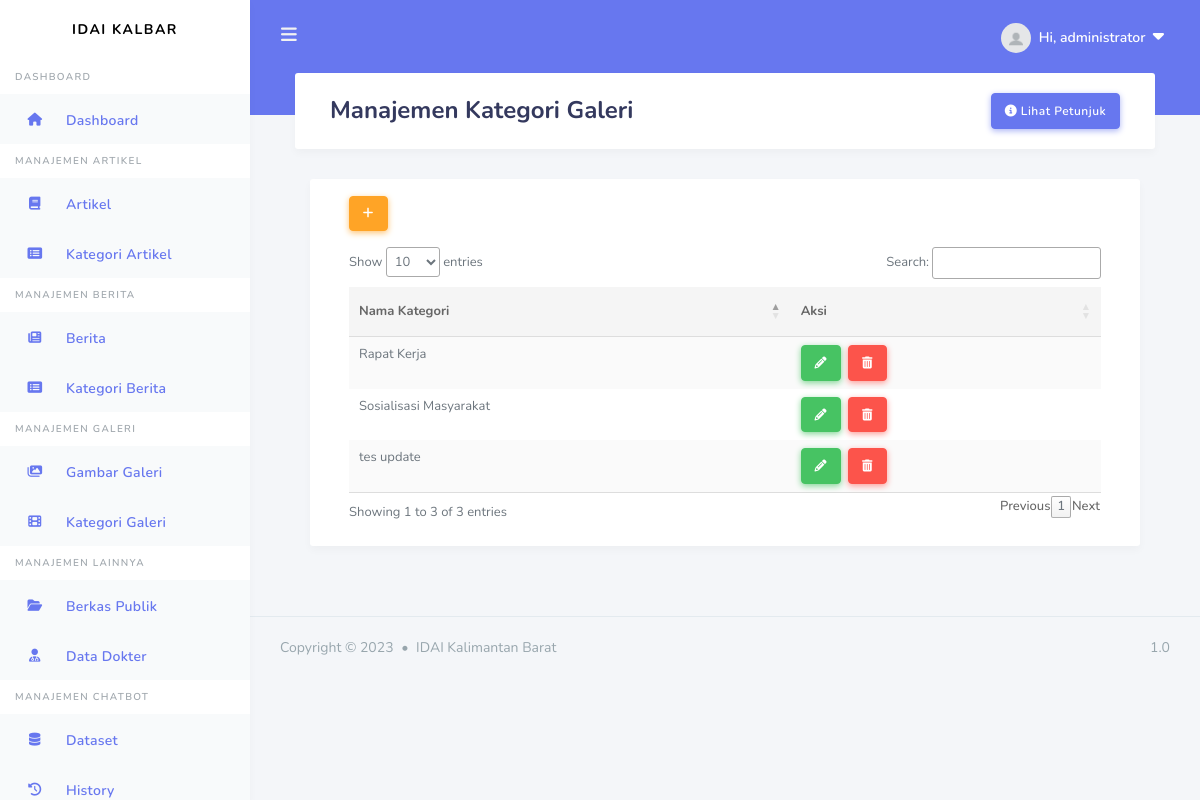
The page /admin/kategori-galeri (signed in) on the database as committed earlier.
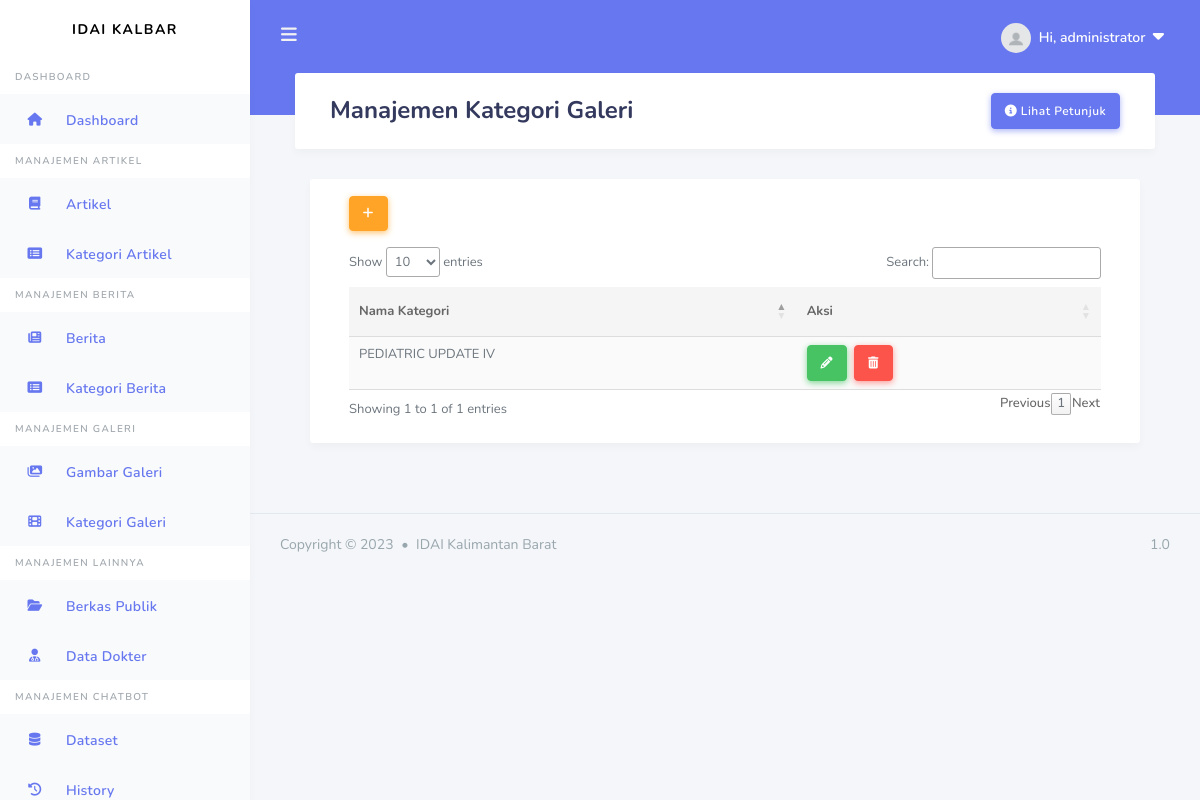
The same page on the database as committed later.
### apps/models.py (models this page shows, shortened)
class User(db.Model, UserMixin):
    id = db.Column(db.Integer, primary_key=True)
    username = db.Column(db.String(20), unique=True, nullable=False)
    email = db.Column(db.String(100), unique=True, nullable=False)
    image_file = db.Column(db.String(20), nullable=False, default='default.jpg')
    password = db.Column(db.String(20), nullable=False)
    articles = db.relationship('Article', backref='author', lazy=True)
    news = db.relationship('News', backref='author', lazy=True)
    galleries = db.relationship('Gallery', backref='author', lazy=True)
    image_galleries = db.relationship('Images_Gallery', backref='author', lazy=True)
    berkas = db.relationship('DataDokter', backref='owner', lazy=True, uselist=False)
    roles_id = db.Column(db.Integer, db.ForeignKey('roles.id'), nullable=False, default=2)

class Gallery(db.Model):
    id = db.Column(db.Integer, primary_key=True)
    title = db.Column(db.String(100), nullable=False)
    date_posted = db.Column(db.DateTime, nullable=False, default=datetime.utcnow)
    slug = db.Column(db.Text, nullable=False, unique=True)
    description = db.Column(db.String(100))
    user_id = db.Column(db.Integer, db.ForeignKey('user.id'), nullable=False)
    images = db.relationship('Images_Gallery', backref='gallery')

### apps/galleries/routes.py (the view)
@galleries.route("/admin/kategori-galeri", methods=['GET', 'POST'])
@login_required
def new_gallery():
    form = GalleryForm()
    galls = Gallery.query.all()
    if form.validate_on_submit():
        gall = Gallery(title=form.title.data, author=current_user, slug = slugify(request.form.get("title")))
        db.session.add(gall)
        db.session.commit()
        flash('Your Image Gallery has been added!', 'primary')
        return redirect(url_for('galleries.new_gallery'))
    return render_template('users/admin/galleries/galeri_kategori.html', form=form, galls=galls, title='Kategori Galeri')

### apps/galleries/forms.py
class GalleryForm(FlaskForm):
    title = StringField('Nama Galeri', validators=[DataRequired()])
    submit = SubmitField('Simpan Galeri')

### apps/models.py (called while the page is built)
@login_manager.user_loader
def load_user(user_id):
    return User.query.get(int(user_id))

### apps/templates/users/admin/galleries/galeri_kategori.html (shortened to what this page needs)
{% extends "layouts/base_dashboard.html" %}
{% block header %}
<div class="container">
    <h1>Manajemen {{ title }}</h1>
    <button type="button" class="btn btn-primary float-right" data-toggle="modal" data-target="#modalll">
        <i class="fa-solid fa-circle-info"></i>&nbsp;Lihat Petunjuk
    </button>
</div>
{% endblock header %}
{% block content %}
<div class="container">
    <div class="row">
      <div class="col-12 col-md-12 col-lg-12">
        <div class="card">
          <section class="section m-4">
            <div class="container mb-3">
                <button type="button" class="btn btn-warning btn-md" data-placement="top" title="Add" data-toggle="modal" data-target="#exampleModal">
                    <i class="fa-solid fa-plus"></i>
                </button>
            </div>
            <div class="container">
                <table id="data" class="table table-striped table-hover">
                    <thead>
                        <tr>
                            <th scope="col">Nama Kategori</th>
                            <th scope="col">Aksi</th>
                        </tr>
                        </thead>
                        <tbody>
                        {% for g in galls %}
                        <tr>
                            <td>{{ g.title }}</td>
                            <td>
                                <div>
                                    <button type="button" class="btn btn-success btn-md mr-1" data-toggle="modal" data-target="#updateModal{{g.id}}" title="Edit">
                                        <i class="fa-solid fa-pencil"></i>
                                    </button>
                                    <button type="button" class="btn btn-md btn-danger " data-toggle="modal" data-target="#deleteModal{{g.id}}" title="Delete">
                                        <i class="fa-solid fa-trash-can"></i>
                                    </button>
                                </div>
                            </td>
                        </tr>
                        {% endfor %}
                        </tbody>
                </table>
            </div>
          </section>
        </div>
      </div>
    </div>
</div>
{% endblock content%}

### apps/templates/layouts/base_dashboard.html (shortened to what this page needs)
<!DOCTYPE html>
<html lang="en">
<head>
  <link rel="stylesheet" type="text/css" href="https://cdn.datatables.net/1.12.1/css/jquery.dataTables.min.css">
  <link rel="stylesheet" href="https://maxcdn.bootstrapcdn.com/bootstrap/4.5.2/css/bootstrap.min.css">
  <link rel="stylesheet" href="https://cdn.jsdelivr.net/npm/bootstrap-select@1.14.0-beta3/dist/css/bootstrap-select.min.css">
  <link rel="stylesheet" href="{{ url_for ('static', filename='assets/css/styleDashboard.css') }}">
  <link rel="stylesheet" href="{{ url_for ('static', filename='assets/css/components.css') }}">
  <link rel="stylesheet" href="{{ url_for ('static', filename='assets/css/custom.css') }}">
</head>
<body>
  {% include 'includes/header.html' %}
  {% include 'includes/sidebar.html' %}
  <div class="main-content">
    <div class="col-md">
        <section class="section">
            <div class="section-header">
              {% block header %}{% endblock header %}
            </div>
            <div class="section-body">
            {% block content %}{% endblock content %}
            </div>
        </section>
    </div>
</div>
  {% block footer %}
  <footer class="main-footer">
      <div class="footer-left">
        Copyright &copy; 2023 <div class="bullet"></div>  IDAI Kalimantan Barat
      </div>
      <div class="footer-right">
        1.0
      </div>
  </footer>
  {% endblock footer %}
</body>
</html>

### apps/templates/includes/header.html (shortened to what this page needs)
<div class="navbar-bg"></div>
    <nav class="navbar navbar-expand-lg main-navbar">
      <form class="form-inline mr-auto">
        <ul class="navbar-nav mr-3">
          <li><a href="#" data-toggle="sidebar" class="nav-link nav-link-lg"><i class="fas fa-bars"></i></a></li>
        </ul>
      </form>
      <ul class="navbar-nav navbar-right">
        <li class="dropdown"><a href="#" data-toggle="dropdown" class="nav-link notification-toggle nav-link-lg nav-link-user"><img src="{{ url_for ('static', filename='assets/img/profile_pics/default.jpg') }}" alt="" class="rounded-circle mr-1">
          <div class="d-sm-none d-lg-inline-block">Hi, {{ current_user.username}} &nbsp;<small><i class="fa-solid fa-caret-down"></i></small></div></a>
        </li>
      </ul>
    </nav>

### apps/templates/includes/sidebar.html (shortened to what this page needs)
<div class="main-sidebar">
    <aside id="sidebar-wrapper">
        <div class="sidebar-brand">
            <a href="#">IDAI KALBAR</a>
        </div>
    {% if roles == 'Dokter' %}
    <ul class="sidebar-menu">
        <li class="menu-header">Dashboard</li>
        <li class="nav-item dropdown active">
            <a href="{{ url_for('users.dokter')}}" class="nav-link"><i class="fas fa-solid fa-house"></i><span>Dashboard</span></a>
        </li>
    </ul>
    <ul class="sidebar-menu">
        <li class="menu-header">Manajemen Data Pribadi</li>
        <li class="nav-item dropdown active">
            <a href="{{ url_for('doctors.tambah_data')}}" class="nav-link"><i class="fas fa-solid fa-book"></i><span>Data Pribadi</span></a>
        </li>
    </ul>
    {% if data_valid == True %}
    <ul class="sidebar-menu">
        <li class="menu-header">Data Dokter Terdaftar</li>
        <li class="nav-item dropdown active">
            <a href="{{ url_for('doctors.data_dokter')}}" class="nav-link"><i class="fas fa-solid fa-book"></i><span>Data Dokter</span></a>
        </li>
    </ul>
    {% endif %}
    {% else %}
        <ul class="sidebar-menu">
            <li class="menu-header">Dashboard</li>
            <li class="nav-item dropdown active">
                <a href="{{ url_for('users.admin')}}" class="nav-link"><i class="fas fa-solid fa-house"></i><span>Dashboard</span></a>
            </li>
        </ul>
        <ul class="sidebar-menu">
            <li class="menu-header">Manajemen Artikel</li>
            <li class="nav-item dropdown active">
                <a href="{{ url_for('articles.article_admin')}}" class="nav-link"><i class="fas fa-solid fa-book"></i><span>Artikel</span></a>
            </li>
            <li class="nav-item dropdown active">
                <a href="{{ url_for('articles.new_category')}}" class="nav-link"><i class="fas fa-regular fa-rectangle-list"></i><span>Kategori Artikel</span></a>
            </li>
        </ul>
        <ul class="sidebar-menu">
            <li class="menu-header">Manajemen Berita</li>
            <li class="nav-item dropdown active">
                <a href="{{ url_for('news.news_admin')}}" class="nav-link"><i class="fas fa-regular fa-newspaper"></i><span>Berita</span></a>
            </li>
            <li class="nav-item dropdown active">
                <a href="{{ url_for('news.new_category')}}" class="nav-link"><i class="fas fa-regular fa-rectangle-list"></i><span>Kategori Berita</span></a>
            </li>
        </ul>
        <ul class="sidebar-menu">
            <li class="menu-header">Manajemen Galeri</li>
            <li class="nav-item dropdown active">
                <a href="{{ url_for('galleries.new_image')}}" class="nav-link"><i class="fas fa-regular fa-images"></i><span>Gambar Galeri</span></a>
            </li>
            <li class="nav-item dropdown active">
                <a href="{{ url_for('galleries.new_gallery')}}" class="nav-link"><i class="fas fa-solid fa-film"></i><span>Kategori Galeri</span></a>
            </li>
        </ul>
        <ul class="sidebar-menu">
            <li class="menu-header">Manajemen Lainnya</li>
            <li class="nav-item dropdown active">
                <a href="{{ url_for('files.new_files')}}" class="nav-link"><i class="fas fa-regular fa-folder-open"></i><span>Berkas Publik</span></a>
            </li>
            <li class="nav-item dropdown active">
                <a href="{{ url_for('files.data_dokter')}}" class="nav-link"><i class="fas fa-solid fa-user-doctor"></i><span>Data Dokter</span></a>
            </li>
        </ul>
        <ul class="sidebar-menu">
            <li class="menu-header">Manajemen Chatbot</li>
            <li class="nav-item dropdown active">
                <a href="{{ url_for('chatbot.dataset')}}" class="nav-link"><i class="fas fa-solid fa-database"></i><span>Dataset</span></a>
            </li>
            <li class="nav-item dropdown active">
                <a href="{{ url_for('chatbot.history')}}" class="nav-link"><i class="fas fa-solid fa-clock-rotate-left"></i><span>History</span></a>
            </li>
        </ul>
        {% endif %}
    </aside>
</div>

Rows that differ between the two databases and show on the page:
removed Gallery: title "Rapat Kerja"
removed Gallery: title "Sosialisasi Masyarakat"
removed Gallery: title "tes update"
added Gallery: title "PEDIATRIC UPDATE IV"
Other text that changed with them:
text written by a page script: "Show entries Search: Showing 1 to 3 of 3 entries Previous 1 Next" → "Show entries Search: Showing 1 to 1 of 1 entries Previous 1 Next"
